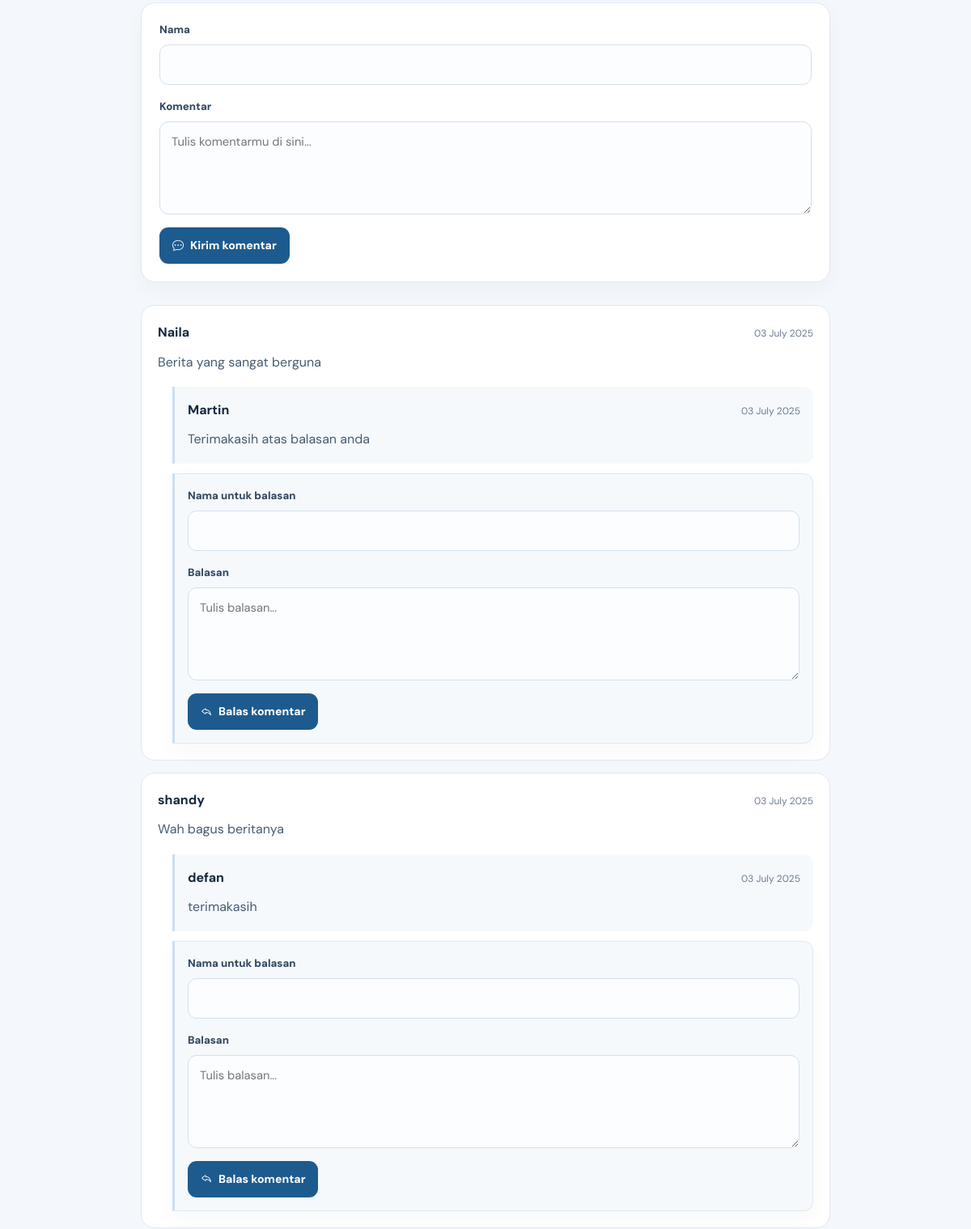
Page /detail_berita.php?id_berita=6 (middle part) on the earlier database version.
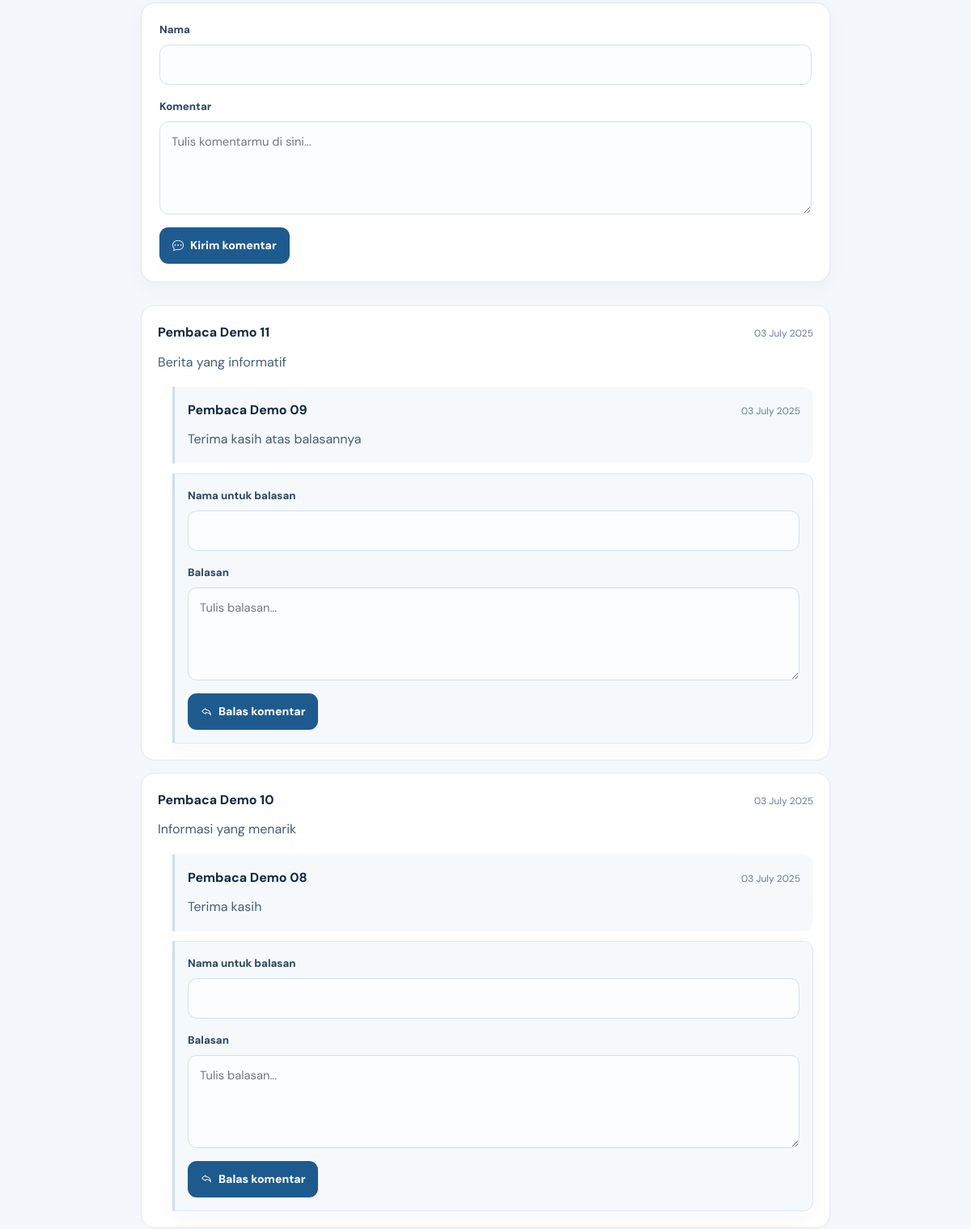
Same page on the later database version.
### tables this page shows
CREATE TABLE `komentar` (
  `id_k` int(10) NOT NULL,
  `isi_k` text NOT NULL,
  `tanggal_k` varchar(255) NOT NULL,
  `kode_berita` varchar(255) NOT NULL,
  `nama_k` varchar(255) NOT NULL
);

CREATE TABLE `balaskomentar` (
  `id_bk` int(10) NOT NULL,
  `nama_bk` varchar(255) NOT NULL,
  `isi_bk` text NOT NULL,
  `tanggal_bk` varchar(255) NOT NULL,
  `kode_k` varchar(255) NOT NULL,
  `kode_berita` varchar(255) NOT NULL
);

### detail_berita.php (the view, shortened to what the changed rows need)
<?php
require_once __DIR__ . '/controllers/connect.php';
function h($value): string
{
    return htmlspecialchars((string) $value, ENT_QUOTES | ENT_SUBSTITUTE, 'UTF-8');
}
$rawId = $_GET['id_berita'] ?? null;
$validatedId = filter_var($rawId, FILTER_VALIDATE_INT, ['options' => ['min_range' => 1]]);
$idBerita = ($validatedId === false || $validatedId === null) ? 0 : (int) $validatedId;
$kodeBerita = (string) $idBerita;
$article = null;
if ($idBerita > 0) {
    $articleStatement = mysqli_prepare(
        $db,
        "SELECT b.id_berita, b.judul_berita, b.isi_berita, b.tanggal_berita,
                b.gambar_berita, k.nama_kategori
         FROM berita AS b
         LEFT JOIN kategori AS k ON k.id_kategori = b.kode_kategori
         WHERE b.id_berita = ?
         LIMIT 1"
    );
    if ($articleStatement) {
        mysqli_stmt_bind_param($articleStatement, 'i', $idBerita);
        mysqli_stmt_execute($articleStatement);
        $articleResult = mysqli_stmt_get_result($articleStatement);
        $article = $articleResult ? mysqli_fetch_assoc($articleResult) : null;
    }
}
$comments = [];
$repliesByComment = [];
if ($article) {
    $commentStatement = mysqli_prepare(
        $db,
        "SELECT id_k, nama_k, isi_k, tanggal_k
         FROM komentar
         WHERE kode_berita = ?
         ORDER BY id_k DESC"
    );
    if ($commentStatement) {
        mysqli_stmt_bind_param($commentStatement, 's', $kodeBerita);
        mysqli_stmt_execute($commentStatement);
        $commentResult = mysqli_stmt_get_result($commentStatement);
        if ($commentResult) {
            while ($row = mysqli_fetch_assoc($commentResult)) {
                $comments[] = $row;
            }
        }
    }
    $replyStatement = mysqli_prepare(
        $db,
        "SELECT id_bk, nama_bk, isi_bk, tanggal_bk, kode_k
         FROM balaskomentar
         WHERE kode_berita = ?
         ORDER BY id_bk ASC"
    );
    if ($replyStatement) {
        mysqli_stmt_bind_param($replyStatement, 's', $kodeBerita);
        mysqli_stmt_execute($replyStatement);
        $replyResult = mysqli_stmt_get_result($replyStatement);
        if ($replyResult) {
            while ($row = mysqli_fetch_assoc($replyResult)) {
                $repliesByComment[(string) $row['kode_k']][] = $row;
            }
        }
    }
}
?>
<!doctype html>
<html lang="id">
<head>
    <?php include __DIR__ . '/link.php'; ?>
</head>
<body>
<main class="news-article">
    <?php if (!$article): ?>
        <div class="news-empty">
            <h1>Berita tidak ditemukan</h1>
            <p>Tautan yang kamu buka tidak cocok dengan artikel yang tersedia.</p>
            <a class="news-read-link" href="index.php">Lihat berita terbaru</a>
        </div>
    <?php else: ?>
        <section class="news-comments" id="comments" aria-labelledby="comments-heading">
            <?php if ($comments): ?>
                <div class="news-comment-list">
                    <?php foreach ($comments as $comment): ?>
                        <?php $commentId = (string) $comment['id_k']; ?>
                        <article class="news-comment">
                            <div class="news-comment__top">
                                <strong><?= h($comment['nama_k']); ?></strong>
                                <span class="news-comment__date"><?= h($comment['tanggal_k']); ?></span>
                            </div>
                            <p class="news-comment__text"><?= nl2br(h($comment['isi_k'])); ?></p>
                            <?php foreach (($repliesByComment[$commentId] ?? []) as $reply): ?>
                                <div class="news-comment__reply">
                                    <div class="news-comment__top">
                                        <strong><?= h($reply['nama_bk']); ?></strong>
                                        <span class="news-comment__date"><?= h($reply['tanggal_bk']); ?></span>
                                    </div>
                                    <p class="news-comment__text"><?= nl2br(h($reply['isi_bk'])); ?></p>
                                </div>
                            <?php endforeach; ?>
                            <form class="news-form news-comment__reply" action="detail_berita.php?id_berita=<?= $idBerita; ?>#comments" method="post">
                                <label for="nama-balasan-<?= (int) $comment['id_k']; ?>">Nama untuk balasan</label>
                                <input id="nama-balasan-<?= (int) $comment['id_k']; ?>" type="text" name="nama_k" maxlength="255" autocomplete="name" required>
                                <label for="isi-balasan-<?= (int) $comment['id_k']; ?>">Balasan</label>
                                <textarea id="isi-balasan-<?= (int) $comment['id_k']; ?>" name="isi_k" maxlength="10000" required placeholder="Tulis balasan..."></textarea>
                                <button type="submit" name="bls" value="1"><i class="bi bi-reply" aria-hidden="true"></i> Balas komentar</button>
                            </form>
                        </article>
                    <?php endforeach; ?>
                </div>
            <?php endif; ?>
        </section>
    <?php endif; ?>
</main>
</body>
</html>

Differences in the rows shown:
changed komentar: nama_k "Naila" → "Pembaca Demo 11"; isi_k "Berita yang sangat berguna" → "Berita yang informatif"
changed balaskomentar: nama_bk "Martin" → "Pembaca Demo 09"; isi_bk "Terimakasih atas balasan anda" → "Terima kasih atas balasannya"
changed komentar: nama_k "shandy" → "Pembaca Demo 10"; isi_k "Wah bagus beritanya" → "Informasi yang menarik"
changed balaskomentar: nama_bk "defan" → "Pembaca Demo 08"; isi_bk "terimakasih" → "Terima kasih"
